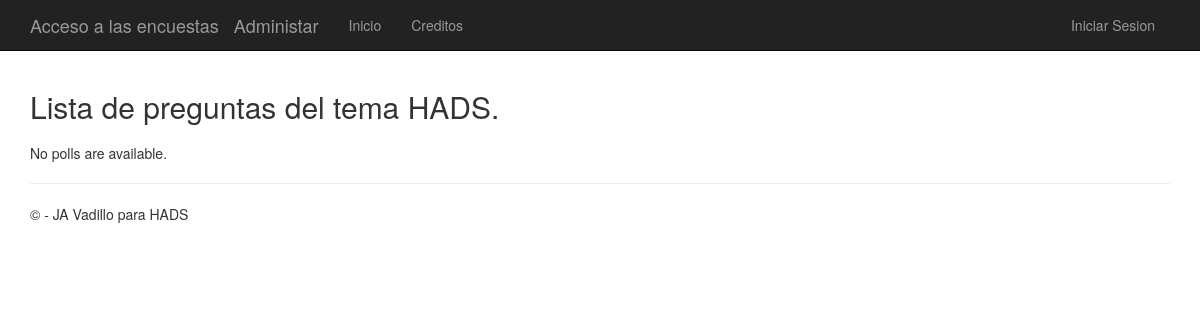
The page /polls/HADS/ on the database as committed earlier.
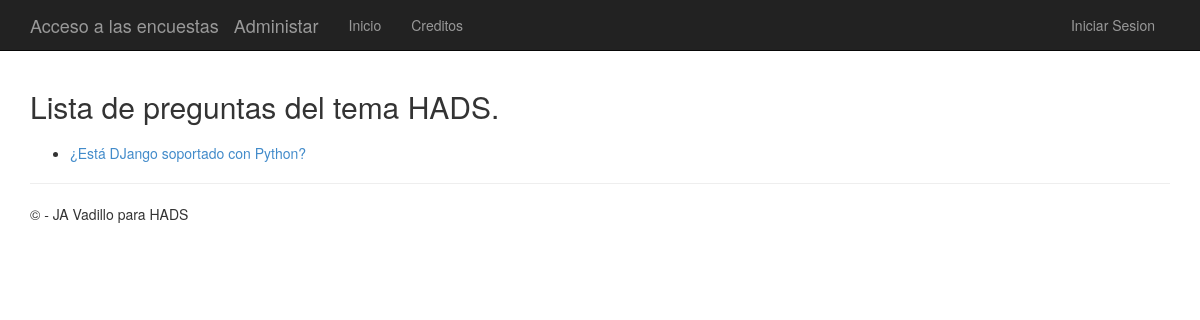
The same page on the database as committed later.
### app/models.py (models this page shows)
class Question(models.Model):
    question_text = models.CharField(max_length=200)
    question_topic = models.CharField(max_length=200)
    correct_response = models.IntegerField()
    choice_max = models.IntegerField()
    pub_date = models.DateTimeField('date published')

### app/views.py (the view)
# urls.py: url(r'^polls/(?P<topic>\w+)/$', app.views.topic, name='topic'),
def topic(request, topic):
    question_list = Question.objects.filter(question_topic = topic)
    template = loader.get_template('polls/topic.html')
    context = {
                'title':'Lista de preguntas del tema ' + topic,
                'question_list': question_list,
              }
    return render(request, 'polls/topic.html', context)

### app/templates/polls/topic.html (shortened to what this page needs)
﻿{% extends "app/layout.html" %}
{% block content %}
<h2>{{ title }}.</h2>
{% if question_list %}
    <ul>
    {% for question in question_list %}
        <li><a href="{% url 'detail' question.id %}">{{ question.question_text }}</a></li>
    {% endfor %}
    </ul>
{% else %}
    <p>No polls are available.</p>
{% endif %}
{% endblock %}

Rows that differ between the two databases and show on the page:
added Question: question_text "¿Está DJango soportado con Python?"
Other text that changed with them:
text no longer shown: "No polls are available."
